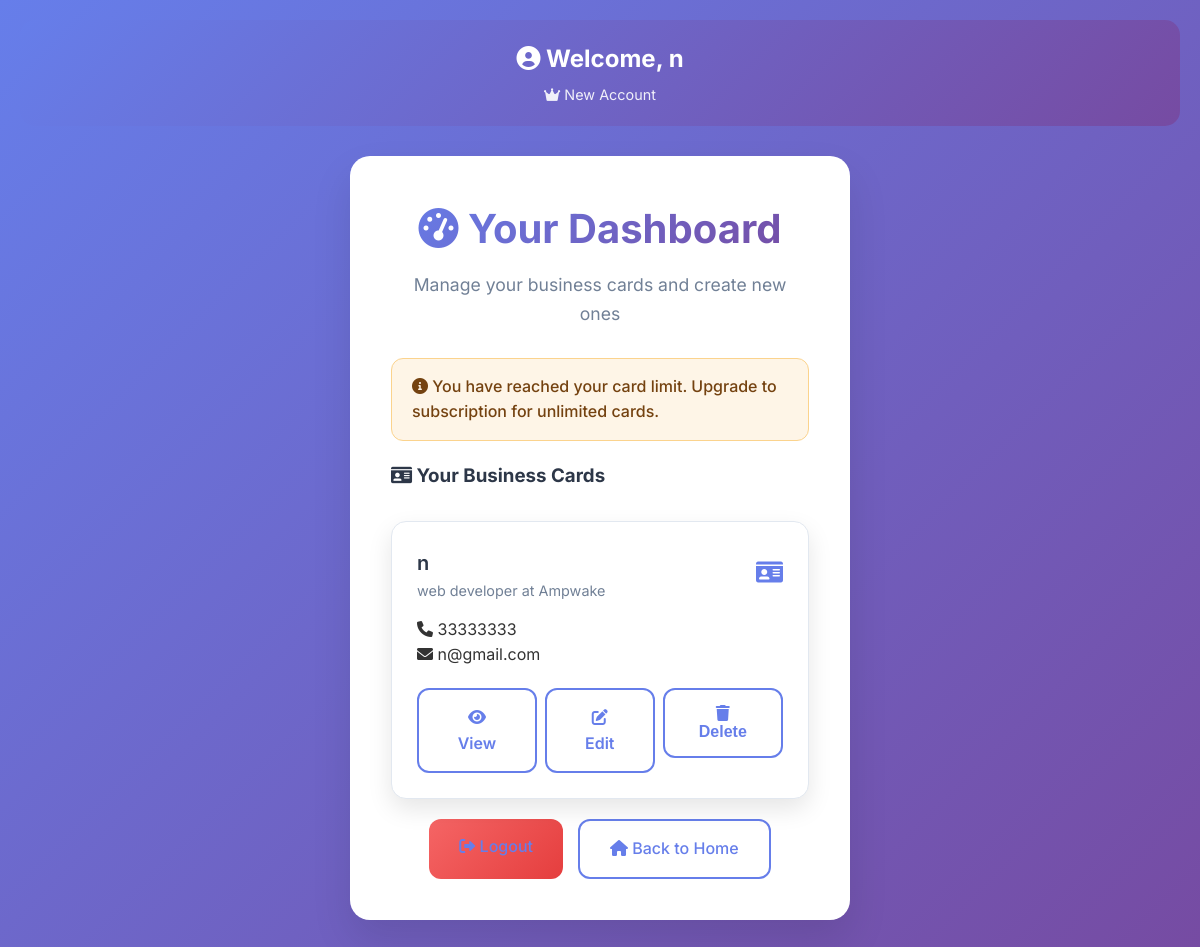
/dashboard (signed in), run on an earlier commit of the app's database.
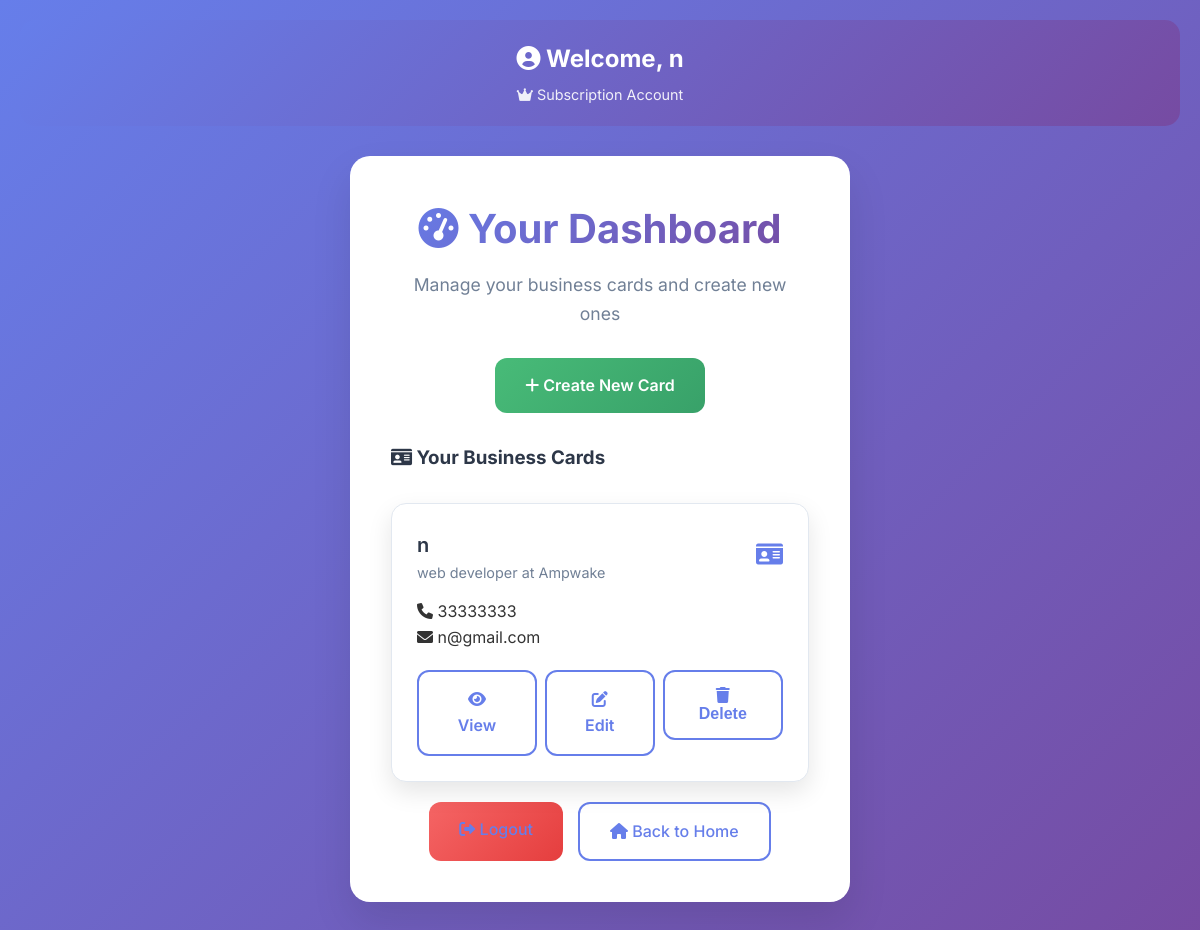
And on a later commit of the database.
### models.py (models this page shows, shortened)
class User(db.Model):
    id = db.Column(db.Integer, primary_key=True)
    name = db.Column(db.String(100))
    email = db.Column(db.String(120), unique=True, nullable=False)
    password = db.Column(db.String(200), nullable=False)
    role = db.Column(db.String(20), default='new')
    is_verified = db.Column(db.Boolean, default=False)
    subscription_active = db.Column(db.Boolean, default=False)
    created_on = db.Column(db.DateTime, default=datetime.utcnow)
    cards = db.relationship('BusinessCard', backref='user', lazy=True)

### app.py (the view)
@app.route('/dashboard')
def dashboard():
    if 'user_id' not in session:
        return redirect(url_for('login'))
    user = User.query.get(session['user_id'])
    if user:
        if user.role == 'admin':
            users = User.query.filter(User.role != 'admin').all()
            user_cards = {u.id: BusinessCard.query.filter_by(user_id=u.id).all() for u in users}
            stats = {
                'total_users': User.query.filter(or_(User.role == 'subscription', User.role == 'new')).count(),
                'total_cards': BusinessCard.query.count(),
                'subscribers': User.query.filter(or_(User.role == 'subscription', User.role == 'new')).count()
            }
            return render_template('admin_dashboard.html', user=user, users=users, user_cards=user_cards, stats=stats)
        else:
            cards = BusinessCard.query.filter_by(user_id=user.id).all()
            can_create = user.role != 'new' or len(cards) < 1
            return render_template('dashboard.html', user=user, cards=cards, can_create=can_create)
    else:
        return redirect(url_for('login'))

### templates/dashboard.html (shortened to what the changed rows need)
{% extends "base.html" %}
{% block content %}
<div class="user-info">
    <h2><i class="fas fa-user-circle"></i> Welcome, {{ user.name }}</h2>
    <p class="role">
        <i class="fas fa-crown"></i> {{ user.role|title }} Account
    </p>
</div>
<div class="card">
    <div class="header">
        <h1><i class="fas fa-tachometer-alt"></i> Your Dashboard</h1>
        <p>Manage your business cards and create new ones</p>
    </div>
    {% if can_create %}
    <div style="text-align: center; margin-bottom: 30px;">
        <a href="{{ url_for('new_card') }}" class="btn btn-success">
            <i class="fas fa-plus"></i> Create New Card
        </a>
    </div>
    {% else %}
    <div class="alert alert-warning">
        <i class="fas fa-info-circle"></i>
        You have reached your card limit. Upgrade to subscription for unlimited cards.
    </div>
    {% endif %}
    {% if user.role == 'admin' %}
    <h3>All Users</h3>
    <div class="admin-users-list">
        {% for u in users %}
            <div class="admin-user-block" style="border:1px solid #ccc; margin-bottom:20px; padding:15px; border-radius:8px;">
                <div style="display:flex; justify-content:space-between; align-items:center;">
                    <div>
                        <strong>{{ u.name }}</strong> ({{ u.email }})<br>
                        <span>Role: {{ u.role|title }}</span>
                    </div>
                    {% if u.role == 'new' %}
                    <form method="POST" action="{{ url_for('upgrade_user', user_id=u.id) }}" style="margin:0;">
                        <button type="submit" class="btn btn-success">Upgrade to Subscriber</button>
                    </form>
                    {% else %}
                        <span style="color:green; font-weight:bold;">Subscriber</span>
                    {% endif %}
                </div>
                <div style="margin-top:10px;">
                    <strong>Cards:</strong>
                    {% if user_cards[u.id] %}
                        <ul>
                        {% for card in user_cards[u.id] %}
                            <li>
                                {{ card.name }} ({{ card.designation }}, {{ card.company }})
                                <a href="{{ url_for('edit_card', card_id=card.id) }}" class="btn btn-outline btn-sm" style="margin-left:10px;">Edit</a>
                            </li>
                        {% endfor %}
                        </ul>
                    {% else %}
                        <span>No cards created.</span>
                    {% endif %}
                </div>
            </div>
        {% endfor %}
    </div>
{% else %}
    <h3 style="color: #2d3748; margin-bottom: 20px;">
        <i class="fas fa-id-card"></i> Your Business Cards
    </h3>
    {% if cards %}
    <div class="card-grid">
        {% for card in cards %}
        <div class="card-item">
        </div>
        {% endfor %}
    </div>
    {% endif %}
{% endif %}
    <div class="nav-links">
        <a href="{{ url_for('logout') }}" class="btn btn-danger">
        </a>
        <a href="{{ url_for('home') }}" class="btn btn-outline">
        </a>
    </div>
{% endblock %}

What changed in the data, as far as the page shows it:
changed User: role "New" → "Subscription"
Also different on the page:
text no longer shown: "You have reached your card limit. Upgrade to subscription for unlimited cards."
text now shown: "Create New Card"
